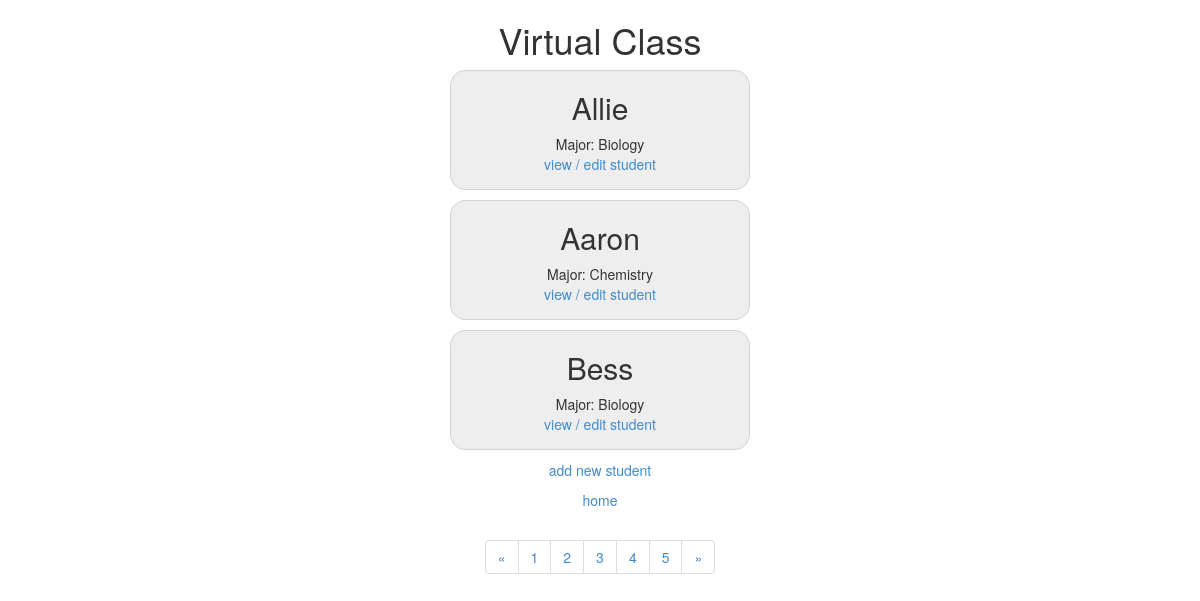
The page /index.php/student on the database its author committed.
### tables this page shows
CREATE TABLE `student` (
  `id` int(11) NOT NULL AUTO_INCREMENT,
  `firstname` varchar(128) NOT NULL,
  `middlename` varchar(128) DEFAULT NULL,
  `lastname` varchar(128) NOT NULL,
  `dob` datetime DEFAULT NULL,
  `major_id` int(11) DEFAULT NULL,
  PRIMARY KEY (`id`),
  KEY `major_id` (`major_id`),
  CONSTRAINT `student_ibfk_1` FOREIGN KEY (`major_id`) REFERENCES `dept` (`id`) ON DELETE CASCADE
);

### application/controllers/student.php (called while the page is built, shortened)
<?php
class Student extends CI_Controller {
	public function __construct()
	{
		$this->load->model('student_model');
		$this->load->model('dept_model');
		$this->load->model('enrollment_model');
	}
	public function index()
	{
		$data['students'] = $this->student_model->get_students();
		$data['title'] = 'students list';
		$data['pagenum'] = 1;
		$this->load->view('templates/header', $data);
		$this->load->view('student/page', $data);
		$this->load->view('templates/footer');
	}
}

### index.php (called while the page is built, shortened)
<?php
require_once BASEPATH.'core/CodeIgniter.php';

### application/models/student_model.php (called while the page is built, shortened)
<?php
class Student_model extends CI_Model {
	public function get_students($id=FALSE,$pagenum=1)
	{
		if ($id === FALSE)
		{
			$query = $this->db->get('student',3,3*($pagenum-1));
			$results = $query->result_array();
			for ($i = 0; $i < count($results); ++$i) {
			    $id = $results[$i]['major_id'];
			    $this->db->select('name');
			    $this->db->where('id', $id);
			    $q = $this->db->get('dept');
			    foreach ($q->result() as $row)
			    {
			         $dept_name = $row->name;
			    }
			    $results[$i]['dept_name'] = $dept_name;
			}
			return $results;
		}
		$query = $this->db->get_where('student', array('id' => $id));
		$row = $query->row_array();
		$major_id = $row['major_id'];
		$this->db->select('name');
		$this->db->where('id', $major_id);
		$q = $this->db->get('dept');
		$dept_name = $q->row()->name;
		$row['dept_name'] = $dept_name;
		return $row;
	}
}

### application/views/student/page.php (the view)
<div id="wrap">
	<ul class ="students">
		<?php foreach ($students as $student_item): ?>
		<li>
		    <h2><?php echo $student_item['firstname'] ?></h2>
		    <div class="main">
		    	<?php echo "Major:" ?>
		        <?php echo $student_item['dept_name'] ?>
		    </div>
		    <p><a href="<?php echo base_url();?>index.php/student/view/<?php echo $student_item['id'] ?>">view / edit student </a></p>
		</li>
		<?php endforeach ?>
	</ul>
	<p><a href="<?php echo base_url();?>index.php/student/create">add new student </a></p>
	<p><a href="<?php echo base_url();?>index.php/">home</a> </p>
	<ul class="pagination">
	  <li><a href="<?php echo base_url();?>index.php/student/page/<?php echo max(1, $pagenum-1)?>">&laquo;</a></li>
	  <li><a href="<?php echo base_url();?>index.php/student/page/1">1</a></li>
	  <li><a href="<?php echo base_url();?>index.php/student/page/2">2</a></li>
	  <li><a href="<?php echo base_url();?>index.php/student/page/3">3</a></li>
	  <li><a href="<?php echo base_url();?>index.php/student/page/4">4</a></li>
	  <li><a href="<?php echo base_url();?>index.php/student/page/5">5</a></li>
	  <li><a href="<?php echo base_url();?>index.php/student/page/<?php echo $pagenum+1?>">&raquo;</a></li>
	</ul>
</div>

### assets/css/core.css (style rules this page uses)
body { font-family: "Arial"; font-size: 12px; text-align:center; }
#wrap { text-align: center; }
ul.students { list-style-type: none; width: 300px; margin: 0; padding: 0; display: inline-block; text-align: center; }
ul.students li { background: #eeeeee; border: 1px solid #d3d3d3; padding: 0px; width: 100%; height:120px; margin-bottom: 10px; margin-right: 10px; text-align: center; display: inline-block; border-radius: 15px; }

### rows shown on the page
student: firstname "Allie", dept_name "Biology"
student: firstname "Aaron", dept_name "Chemistry"
student: firstname "Bess", dept_name "Biology"
